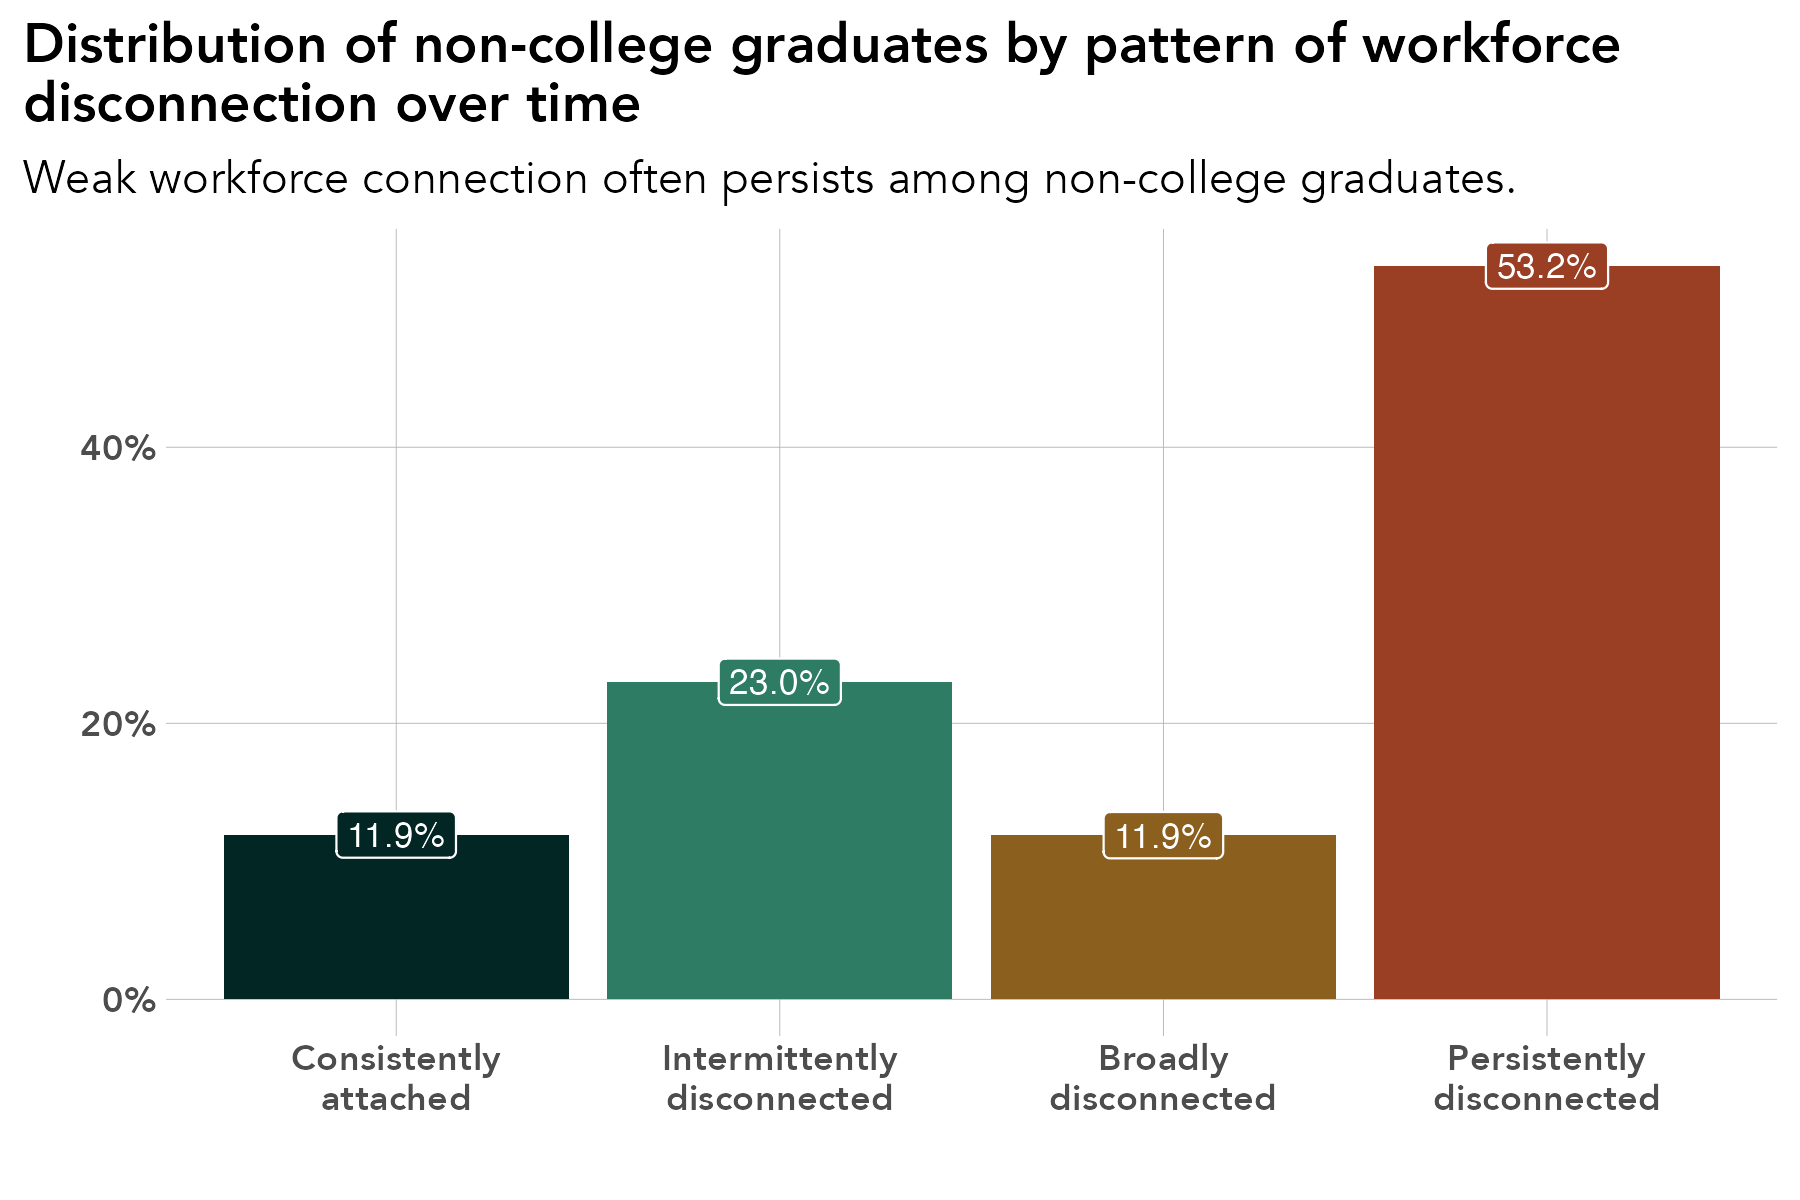

Here is the R script that generated this plot:
# library -----------------------------------------------------------------
library(tidyverse)
library(sf)
library(ggrepel)
library(scales)
library(ggiraph)
library(rmapshaper)
library(cowplot)
library(RColorBrewer)
library(readxl)
library(lubridate)
library(readxl)
library(systemfonts)
reset_font_cache()
library(ggtext)
library(janitor)
library(cowplot)
library(ggalluvial)
library(ggsankey)


rm(list = ls())

# themes ------------------------------------------------------------------
theme_bar <- theme_bw() +
  theme(panel.grid.major = element_line(color = "grey70", size = 0.1),
        panel.grid.minor = element_blank(),
        axis.ticks = element_blank(),
        axis.text = element_text(face = "bold"),
        panel.border = element_blank(),
        legend.background = element_rect(fill = "transparent", color = "transparent"),
        legend.key = element_rect(fill = "transparent"),
        legend.key.size = unit(1, "lines"),
        legend.margin = margin(0,0,0,0),
        legend.title = element_blank(),
        legend.text = element_text(margin = margin(l = 2)),
        text = element_text(family = "Avenir") ,
        plot.title.position = "plot",
        plot.title = element_text(face = "bold"))

theme_line <- theme_bw() +
  theme(legend.background = element_rect(fill = "transparent", color = "transparent"),
        legend.key = element_rect(fill = "transparent"),
        legend.text = element_text(margin = margin(l = 2)),
        panel.grid.minor = element_blank(),
        panel.grid.major = element_line(color = "grey70", size = 0.1),
        axis.ticks = element_blank(),
        axis.text = element_text(face = "bold"),
        panel.border = element_blank(),
        legend.margin = margin(0,0,0,0),
        legend.key.size = unit(1, "lines"),
        text = element_text(family = "Avenir") ,
        plot.title.position = "plot",
        plot.title = element_text(face = "bold"))


theme_sf <- theme_bw() +
  theme(axis.text.x=element_blank(),
        axis.text.y=element_blank(),
        axis.ticks=element_blank(),
        panel.background = element_blank(),
        panel.grid.major = element_line(color = "white"),
        panel.border = element_blank(),
        legend.title = element_blank(),
        legend.text = element_text(margin = margin(l = 2)),
        legend.margin = margin(0,0,0,0),
        legend.key.size = unit(1, "lines"),
        text = element_text(family = "Avenir") ,
        plot.title.position = "plot",
        plot.title = element_text(face = "bold"))

theme_all <- theme_bw() +
  theme(axis.ticks=element_blank(),
        axis.text.y = element_blank(),
        panel.background = element_blank(),
        panel.grid.major = element_blank(),
        panel.grid = element_blank(),
        panel.border = element_blank(),
        legend.title = element_blank(),
        legend.text = element_text(margin = margin(l = 2)),
        legend.margin = margin(0,0,0,0),
        legend.key.size = unit(1, "lines"),
        text = element_text(family = "Avenir") ,
        plot.title.position = "plot",
        plot.title = element_text(face = "bold"))


regions <- read_csv("/Users/kellyasche/Library/CloudStorage/GoogleDrive-kasche@ruralmn.org/My Drive/Data Prep/R Projects/Join docs/county_regions.csv") %>%
  select(5,6) %>%
  unique() %>%
  mutate(edr = str_replace(edr, "  ", " "),
         planning.region = str_replace(planning.region, " Minnesota", ""),
         planning.region = fct_relevel(planning.region, "Northwest", "Northeast", "Central", "Seven County Mpls-St Paul", "Southwest", "Southeast"),
         edr = fct_relevel(edr, "EDR 1 - Northwest", "EDR 2 - Headwaters", "EDR 3 - Arrowhead", "EDR 4 - West Central", "EDR 5 - North Central", "EDR 6E- Southwest Central", "EDR 6W- Upper Minnesota Valley", "EDR 7E- East Central", "EDR 7W- Central", "EDR 8 - Southwest", "EDR 9 - South Central", "EDR 10 - Southeast", "EDR 11 - 7 County Twin Cities", "Minnesota"))

counties.regions <- read_csv("/Users/kellyasche/Library/CloudStorage/GoogleDrive-kasche@ruralmn.org/My Drive/Data Prep/R Projects/Join docs/county_regions.csv") %>%
  mutate(countyfp = formatC(countyfp, width = 3, flag = "0"),
         Name = str_to_title(Name),
         Name = str_replace(Name, "Q", "q"),
         Name = str_replace(Name, "Of The", "of the"),
         Name = str_replace(Name, "Mcleod", "McLeod"),
         Dem_Desc = ifelse(Name == "Minnesota", "Minnesota", Dem_Desc) ,
         edr = str_replace(edr, "  ", " "),
         planning.region = str_replace(planning.region, " Minnesota", ""),
         planning.region = fct_relevel(planning.region, "Northwest", "Northeast", "Central", "Seven County Mpls-St Paul", "Southwest", "Southeast"),
         edr = fct_relevel(edr, "EDR 1 - Northwest", "EDR 2 - Headwaters", "EDR 3 - Arrowhead", "EDR 4 - West Central", "EDR 5 - North Central", "EDR 6E- Southwest Central", "EDR 6W- Upper Minnesota Valley", "EDR 7E- East Central", "EDR 7W- Central", "EDR 8 - Southwest", "EDR 9 - South Central", "EDR 10 - Southeast", "EDR 11 - 7 County Twin Cities", "Minnesota"))

color.ruca <- c("Entirely rural" = "#009933", "Town/rural mix" = "#99CC33", "Urban/town/rural mix" = "#CC9966", "Entirely urban" = "#754C29", "Minnesota" = "black")

color.pr <- c("Northwest" = "#4575b4","Northeast" = "grey", "Central" = "#fee090", "Seven County Mpls-St Paul" = "#d73027", "Southwest" = "#91bfdb", "Southeast" = "#fc8d59", "Minnesota" = "black")

color.edr <- c("EDR 1 - Northwest" = "#b3cde3", "EDR 2 - Headwaters" = "#8c96c6", "EDR 3 - Arrowhead" = "#fe9929", "EDR 4 - West Central" = "#8856a7", "EDR 5 - North Central" = "#810f7c", "EDR 6E- Southwest Central" = "#e5f5f9", "EDR 6W- Upper Minnesota Valley" = "#bdc9e1", "EDR 7E- East Central" = "#99d8c9", "EDR 7W- Central" = "#2ca25f", "EDR 8 - Southwest" = "#74a9cf", "EDR 9 - South Central" = "#0570b0", "EDR 10 - Southeast" = "#d7301f", "EDR 11 - 7 County Twin Cities" = "#d8b365", "Minnesota" = "black")

color.pr.edr <- c ("Northwest" = "#4575b4","Northeast" = "#e0f3f8", "Central" = "#fee090", "Seven County Mpls-St Paul" = "#d73027", "Southwest" = "#91bfdb", "Southeast" = "#fc8d59", "Minnesota" = "black", "EDR 1 - Northwest" = "#b3cde3", "EDR 2 - Headwaters" = "#8c96c6", "EDR 3 - Arrowhead" = "#fe9929", "EDR 4 - West Central" = "#8856a7", "EDR 5 - North Central" = "#810f7c", "EDR 6E- Southwest Central" = "#e5f5f9", "EDR 6W- Upper Minnesota Valley" = "#bdc9e1", "EDR 7E- East Central" = "#99d8c9", "EDR 7W- Central" = "#2ca25f", "EDR 8 - Southwest" = "#74a9cf", "EDR 9 - South Central" = "#0570b0", "EDR 10 - Southeast" = "#d7301f", "EDR 11 - 7 County Twin Cities" = "#d8b365")

color.six <- c("#009933", "#4575b4", "grey", "#fee090", "#fc8d59", "#d73027")

mn_counties <- st_read("/Users/kellyasche/Library/CloudStorage/GoogleDrive-kasche@ruralmn.org/My Drive/Data Prep/R Projects/Shapefiles/County shapefiles/MNCounties_MNDOT.shp", quiet = TRUE) %>%
  ms_simplify(keep = .01, keep_shapes = TRUE) %>%
  rename("countyfp" = "FIPS_CODE")

counties.regions.1 <- counties.regions %>%
  mutate(statefp = "27",
         project.pr = ifelse(edr %in% c("EDR 1 - Northwest", "EDR 2 - Headwaters", "EDR 4 - West Central"), "Northwest",
                             ifelse(edr == "EDR 3 - Arrowhead", "Northeast",
                                    ifelse(edr %in% c("EDR 5 - North Central", "EDR 7E- East Central", "EDR 7W- Central"), "Central",
                                           ifelse(edr %in% c("EDR 6E- Southwest Central", "EDR 6W- Upper Minnesota Valley", "EDR 8 - Southwest"), "Southwest",
                                                  ifelse(edr %in% c("EDR 9 - South Central", "EDR 10 - Southeast"), "Southern", as.character(planning.region)))))),
         project.pr = fct_relevel(project.pr, "Northwest", "Northeast", "Central", "Seven County Mpls-St Paul", "Southwest", "Southern"))


# Prep data ---------------------------------------------------------------

original <- read_csv("Data/SLEDS/Masters/Master-disconnected.csv")

data <- original %>%
  group_by(disconnected.cat) %>%
  summarize(n = n()) %>%
  ungroup() %>%
  mutate(pct = n / sum(n),
         disconnected.cat = fct_relevel(disconnected.cat, "Consistently attached", "Intermittently disconnected", "Broadly disconnected", "Persistently disconnected"))


# Prep chart --------------------------------------------------------------

names(data)

ggplot(data, aes(disconnected.cat, pct, fill = disconnected.cat)) +
  geom_col(position = "dodge") +
  geom_label(aes(label = percent(pct, accuracy = .1)), show.legend = FALSE, position = position_dodge(width = .9), color = "white", size = 3) +
  labs(x="", 
       y = "", 
       title = "Distribution of non-college graduates by pattern of workforce\ndisconnection over time",
       subtitle = "Weak workforce connection often persists among non-college graduates.")+
  scale_y_continuous(labels=scales::percent) +
  scale_x_discrete(labels = c("Consistently\nattached", "Intermittently\ndisconnected", "Broadly\ndisconnected", "Persistently\ndisconnected")) +
  theme_bar+
  scale_fill_manual(values = c("#012623", "#2E7C63", "#8B601F", "#9B3F24"),
                    guide = guide_legend(ncol = 2)) +
  theme(legend.position = "none")

ggsave(filename = "Charts/Paper report 3/pct-non-college-grads-disconnection-cat.pdf", device = cairo_pdf, dpi = "print", width = 6, height = 4)

ggsave(filename = "Charts/Paper report 3/pct-non-college-grads-disconnection-cat.png", dpi = "print", width = 6, height = 4)
